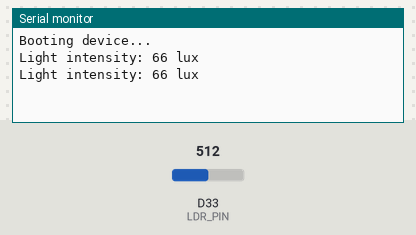
The sketch below on a simulated Arduino Due. Shown: the last lines printed to the serial monitor. The test bench sets the inputs (shaded band); at power-on: D33 (LDR_PIN) = 512 (analog values on the 0–1023 scale).

Above: at 1.8 s.
1.9 s: D33 (LDR_PIN) set to 716
At 2.8 s:
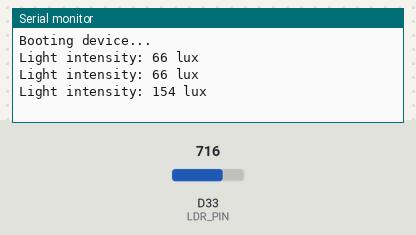
3.4 s: D33 (LDR_PIN) set to 900
At 4.3 s:
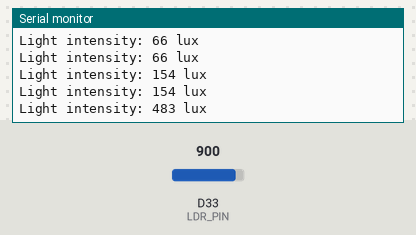
Timing chart, 0 to 6.4 s (numbered marks = the images above; inputs shaded):
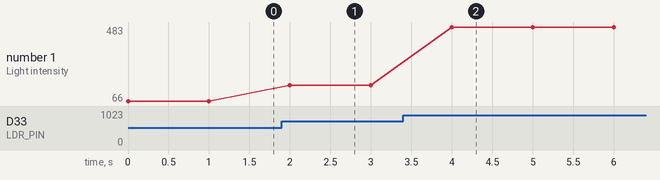

Measured:
- after the input at 1.9 s, the serial monitor: prints a new line after 0.10 s (image 1)
- after the input at 3.4 s, the serial monitor: prints a new line after 0.60 s (image 2)
- plotted number 1: 66 → 154 after the input at 1.9 s, 154 → 483 after the input at 3.4 s

The sketch:

foto-resistor.ino
```cpp
#define DARKNESS_RES 1000  // Resistance in darkness in KΩ
#define BRIGHTNESS_RES 15  // Resistance in brightness (10 Lux) in KΩ
#define CALIBRARION_RES 10 // Calibration resistance in KΩ
#define LDR_PIN 33         // LDR Pin

#define ANALOG_BIT_RESOLUTION 12.0

int voltage_measure;
int lux;

void setup() {
  Serial.begin(9600); // Starts the serial communication
  Serial.println("\nBooting device...");

  analogReadResolution(ANALOG_BIT_RESOLUTION); // Sets the reading resolution
                                               // value to 12 bits (0-4095)
}

void loop() {
  voltage_measure =
      analogRead(LDR_PIN); // Reads the value from the pin in a 0-4095
                           // resolution corresponding to a linear 0-3.3V

  lux = voltage_measure * DARKNESS_RES * 10 /
        (BRIGHTNESS_RES * CALIBRARION_RES *
         (pow(2.0, ANALOG_BIT_RESOLUTION) -
          voltage_measure)); // Use with LDR & Vcc

  Serial.println("Light intensity: " + String(lux) + " lux");

  delay(1000); // Check the light every 1000 miliseconds
}
```
